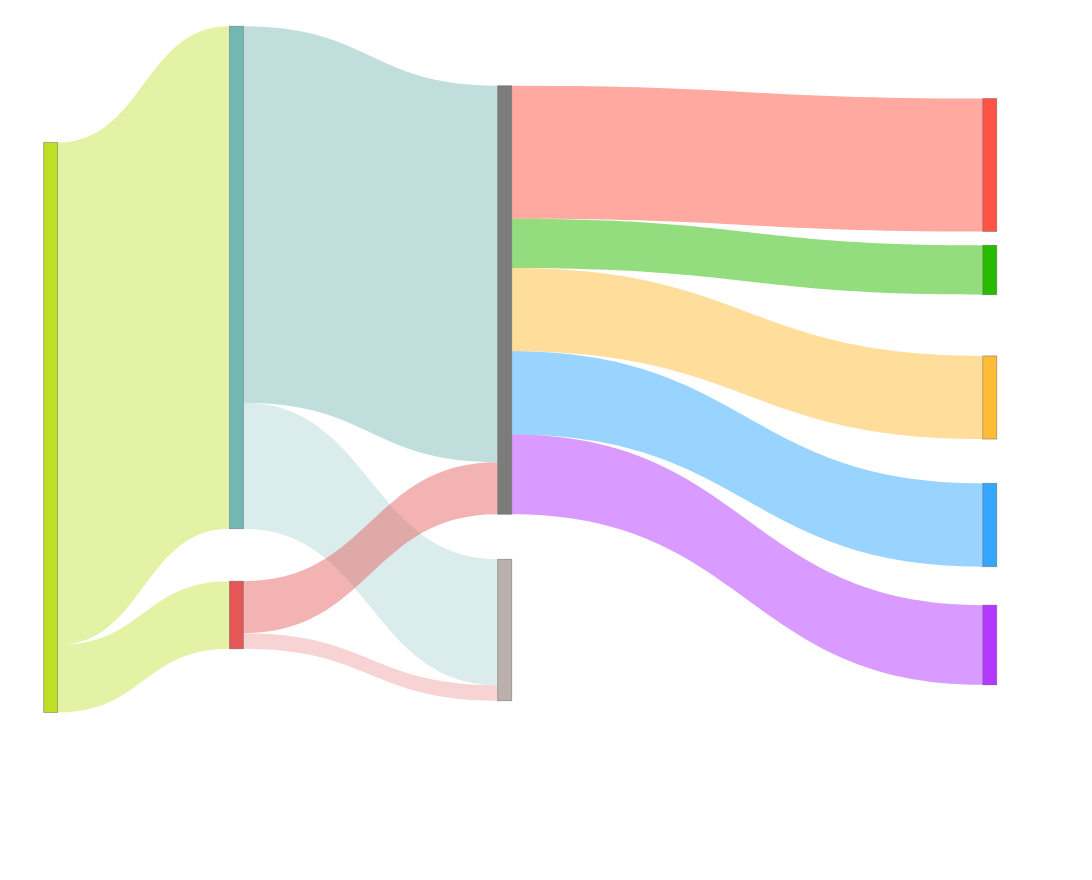

Here is the notebook cell this chart was saved with:
### Code cell
import plotly.graph_objects as go

# Text-free Sankey: same topology/colors as the block above, but no figure title and no node labels (for slides/posters).

labels = [""] * 10

source = [
    0, 0,
    1, 1, 2, 2,
    3, 3, 3, 3, 3,
]

target = [
    1, 2,
    3, 4, 3, 4,
    5, 6, 7, 8, 9,
]

value = [
    38987, 5241,
    29218, 9769, 4032, 1209,
    10313, 3834, 6449, 6470, 6184,
]

fig_clean = go.Figure(
    data=[
        go.Sankey(
            arrangement="fixed",
            hoverinfo="skip",
            node=dict(
                pad=36,
                thickness=14,
                line=dict(color="rgba(80,80,80,0.5)", width=0.8),
                label=labels,
                x=[
                    0.02,
                    0.20, 0.20,
                    0.46, 0.46,
                    0.93, 0.93, 0.93, 0.93, 0.93,
                ],
                y=[
                    0.45,
                    0.25, 0.70,
                    0.28, 0.72,
                    0.10, 0.24, 0.41, 0.58, 0.74,  # slightly inset from top/bottom to avoid clipping
                ],
                color=[
                    "#BDDF26",
                    "#72B7B2", "#E45756",
                    "#7C7C7C", "#BAB0AC",
                    "#FF5445", "#29BB00", "#FFBC37", "#35A7FF", "#B339FF",
                ],
            ),
            link=dict(
                source=source,
                target=target,
                value=value,
                color=[
                    "rgba(189,223,38,0.42)", "rgba(189,223,38,0.42)",
                    "rgba(114,183,178,0.45)", "rgba(114,183,178,0.26)",
                    "rgba(228,87,86,0.45)", "rgba(228,87,86,0.26)",
                    "rgba(255,84,69,0.5)",
                    "rgba(41,187,0,0.5)",
                    "rgba(255,188,55,0.5)",
                    "rgba(53,167,255,0.5)",
                    "rgba(179,57,255,0.5)",
                ],
            ),
        )
    ]
)

fig_clean.update_layout(
    title=None,
    annotations=[],
    width=1400,
    height=880,
    margin=dict(l=30, r=30, t=90, b=40),  # extra top/bottom so Sankey is not clipped
    paper_bgcolor="white",
    plot_bgcolor="white",
)

fig_clean.show()

### Figure 1 — Plotly figure (JSON) as saved in the notebook; plotly's stock layout.template omitted (floating-point values rounded to 4 significant figures)
{"data": [{"arrangement": "fixed", "hoverinfo": "skip", "link": {"color": ["rgba(189,223,38,0.42)", "rgba(189,223,38,0.42)", "rgba(114,183,178,0.45)", "rgba(114,183,178,0.26)", "rgba(228,87,86,0.45)", "rgba(228,87,86,0.26)", "rgba(255,84,69,0.5)", "rgba(41,187,0,0.5)", "rgba(255,188,55,0.5)", "rgba(53,167,255,0.5)", "rgba(179,57,255,0.5)"], "source": [0, 0, 1, 1, 2, 2, 3, 3, 3, 3, 3], "target": [1, 2, 3, 4, 3, 4, 5, 6, 7, 8, 9], "value": [38987, 5241, 29218, 9769, 4032, 1209, 10313, 3834, 6449, 6470, 6184]}, "node": {"color": ["#BDDF26", "#72B7B2", "#E45756", "#7C7C7C", "#BAB0AC", "#FF5445", "#29BB00", "#FFBC37", "#35A7FF", "#B339FF"], "label": ["", "", "", "", "", "", "", "", "", ""], "line": {"color": "rgba(80,80,80,0.5)", "width": 0.8}, "pad": 36, "thickness": 14, "x": [0.02, 0.2, 0.2, 0.46, 0.46, 0.93, 0.93, 0.93, 0.93, 0.93], "y": [0.45, 0.25, 0.7, 0.28, 0.72, 0.1, 0.24, 0.41, 0.58, 0.74]}, "type": "sankey"}], "layout": {"height": 880, "margin": {"b": 40, "l": 30, "r": 30, "t": 90}, "paper_bgcolor": "white", "plot_bgcolor": "white", "title": {}, "width": 1400}}
